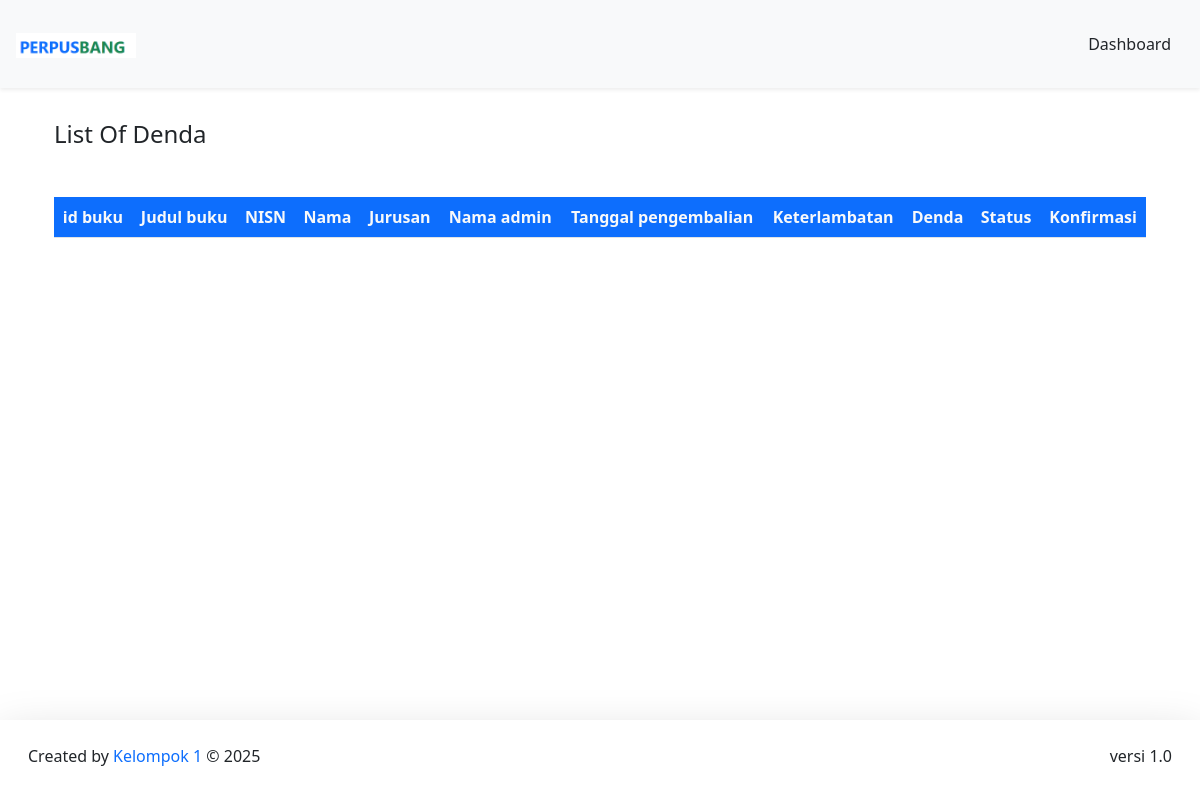
Before: /DashboardAdmin/denda/daftarDenda.php with the older database file.
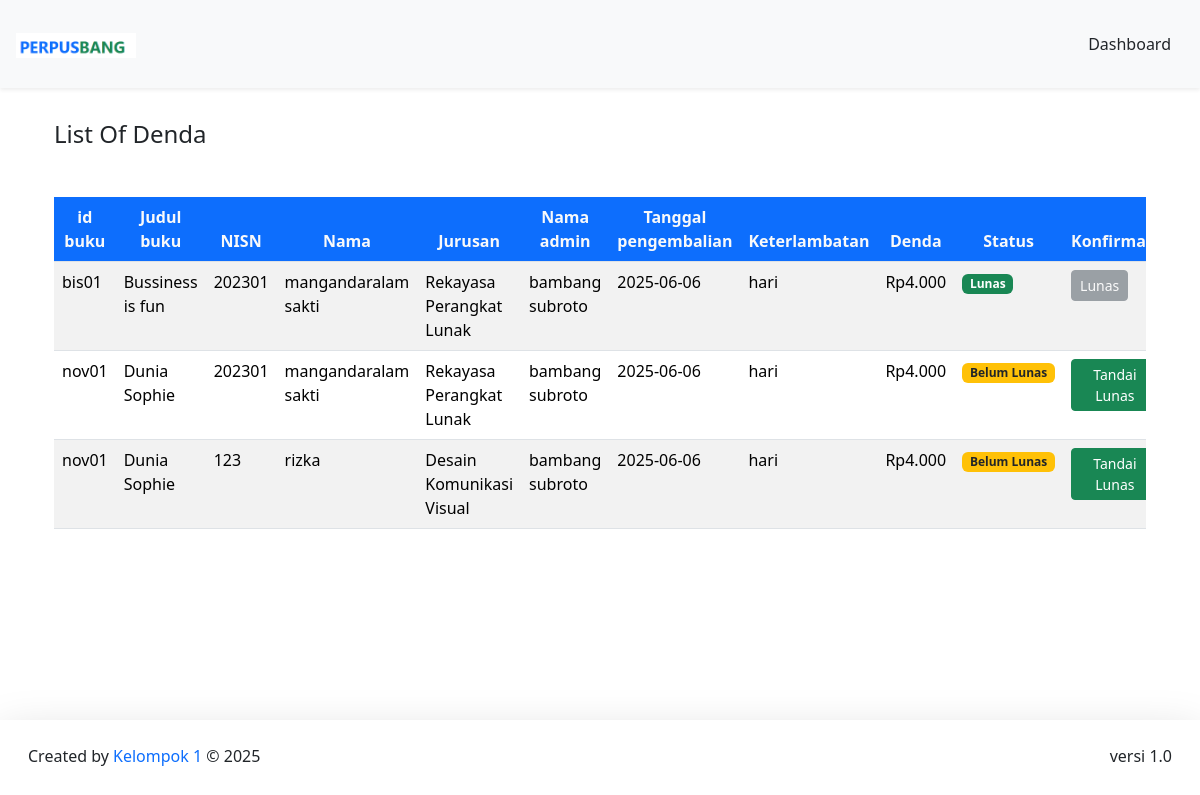
After: the same page with the newer database file.
### tables this page shows
CREATE TABLE `pengembalian` (
  `id_pengembalian` int(11) NOT NULL,
  `id_peminjaman` int(11) NOT NULL,
  `id_buku` varchar(20) NOT NULL,
  `nisn` int(11) NOT NULL,
  `id_admin` int(11) NOT NULL,
  `buku_kembali` date NOT NULL,
  `keterlambatan` enum('YA','TIDAK') NOT NULL,
  `denda` int(15) NOT NULL,
  `status_denda` enum('Belum Lunas','Lunas') DEFAULT 'Belum Lunas'
);

CREATE TABLE `buku` (
  `cover` varchar(255) NOT NULL,
  `id_buku` varchar(20) NOT NULL,
  `kategori` varchar(255) NOT NULL,
  `judul` varchar(255) NOT NULL,
  `pengarang` varchar(255) NOT NULL,
  `penerbit` varchar(255) NOT NULL,
  `tahun_terbit` date NOT NULL,
  `jumlah_halaman` int(11) NOT NULL,
  `buku_deskripsi` text NOT NULL
);

CREATE TABLE `member` (
  `nisn` int(11) NOT NULL,
  `kode_member` varchar(12) NOT NULL,
  `nama` varchar(255) NOT NULL,
  `password` varchar(255) NOT NULL,
  `jenis_kelamin` varchar(20) NOT NULL,
  `kelas` varchar(5) NOT NULL,
  `jurusan` varchar(50) NOT NULL,
  `no_tlp` varchar(15) NOT NULL,
  `tgl_pendaftaran` date NOT NULL
);

### DashboardAdmin/denda/daftarDenda.php (the view, shortened to what this page needs)
<?php
require "../../config/config.php";
$dataDenda = mysqli_query($connection, "SELECT pengembalian.id_pengembalian, pengembalian.id_buku, buku.judul, pengembalian.nisn, member.nama, member.jurusan, admin.nama_admin, pengembalian.buku_kembali, pengembalian.keterlambatan, pengembalian.denda, pengembalian.status_denda
FROM pengembalian
INNER JOIN buku ON pengembalian.id_buku = buku.id_buku
INNER JOIN member ON pengembalian.nisn = member.nisn
INNER JOIN admin ON pengembalian.id_admin = admin.id
");
?>
<!DOCTYPE html>
<html lang="en">
  <head>
    <link href="https://cdn.jsdelivr.net/npm/bootstrap@5.3.2/dist/css/bootstrap.min.css" rel="stylesheet">
  </head>
  <body>
    <nav class="navbar fixed-top bg-body-tertiary shadow-sm">
      <div class="container-fluid p-3">
        <a class="navbar-brand" href="#">
          <img src="../../assets/logoo.png" alt="logo" width="120px">
        </a>
        <a class="btn btn-tertiary" href="../dashboardAdmin.php">Dashboard</a>
      </div>
    </nav>
    <div class="container-fluid p-4 mt-5" style="max-width: 95%;">
    <h4 class="mt-5">List Of Denda</h4>
    <div class="table-responsive mt-5">
      <table class="table table-striped table-hover">
        <thead class="text-center">
          <tr>
           <th class="bg-primary text-light">id buku</th>
           <th class="bg-primary text-light">Judul buku</th>
           <th class="bg-primary text-light">NISN</th>
           <th class="bg-primary text-light">Nama </th>
           <th class="bg-primary text-light">Jurusan</th>
           <th class="bg-primary text-light">Nama admin</th>
           <th class="bg-primary text-light">Tanggal pengembalian</th>
           <th class="bg-primary text-light">Keterlambatan</th>
           <th class="bg-primary text-light">Denda</th>
           <th class="bg-primary text-light">Status</th>
           <th class="bg-primary text-light">Konfirmasi</th>
         </tr>
        </thead>
        <tbody>
          <?php foreach ($dataDenda as $item) : ?>
          <tr>
            <td><?= $item["id_buku"]; ?></td>
            <td><?= $item["judul"]; ?></td>
            <td><?= $item["nisn"]; ?></td>
            <td><?= $item["nama"]; ?></td>
            <td><?= $item["jurusan"]; ?></td>
            <td><?= $item["nama_admin"]; ?></td>
            <td><?= $item["buku_kembali"]; ?></td>
            <td><?= $item["keterlambatan"]; ?> hari</td>
            <td>Rp<?= number_format($item["denda"], 0, ',', '.'); ?></td>
            <td>
              <span class="badge <?= $item["status_denda"] === "Lunas" ? 'bg-success' : 'bg-warning text-dark'; ?>">
                <?= $item["status_denda"]; ?>
              </span>
            </td>
            <td>
              <?php if ($item["status_denda"] !== "Lunas") : ?>
                <a href="?lunas=<?= $item["id_pengembalian"]; ?>" class="btn btn-sm btn-success" onclick="return confirm('Konfirmasi pembayaran denda ini?')">
                  Tandai Lunas
                </a>
              <?php else : ?>
                <button class="btn btn-sm btn-secondary" disabled>Lunas</button>
              <?php endif; ?>
            </td>
          </tr>
          <?php endforeach; ?>
        </tbody>
      </table>
    </div>
  </div>
  <footer class="fixed-bottom shadow-lg bg-subtle p-3">
      <div class="container-fluid d-flex justify-content-between">
         <p class="mt-2">Created by <span class="text-primary"> Kelompok 1</span> © 2025</p>
      <p class="mt-2">versi 1.0</p>
      </div>
    </footer>
  </body>
</html>

Changed rows visible on the page:
added pengembalian: id_buku "bis01", id_buku.judul "Bussiness is fun", nisn "202301", nisn.nama "mangandaralam sakti", nisn.jurusan "Rekayasa Perangkat Lunak", id_admin.nama_admin "bambang subroto", buku_kembali "2025-06-06", denda "4.000", status_denda "Lunas"
added pengembalian: id_buku "nov01", id_buku.judul "Dunia Sophie", nisn "202301", nisn.nama "mangandaralam sakti", nisn.jurusan "Rekayasa Perangkat Lunak", id_admin.nama_admin "bambang subroto", buku_kembali "2025-06-06", denda "4.000", status_denda "Belum Lunas"
added pengembalian: id_buku "nov01", id_buku.judul "Dunia Sophie", nisn "123", nisn.nama "rizka", nisn.jurusan "Desain Komunikasi Visual", id_admin.nama_admin "bambang subroto", buku_kembali "2025-06-06", denda "4.000", status_denda "Belum Lunas"
